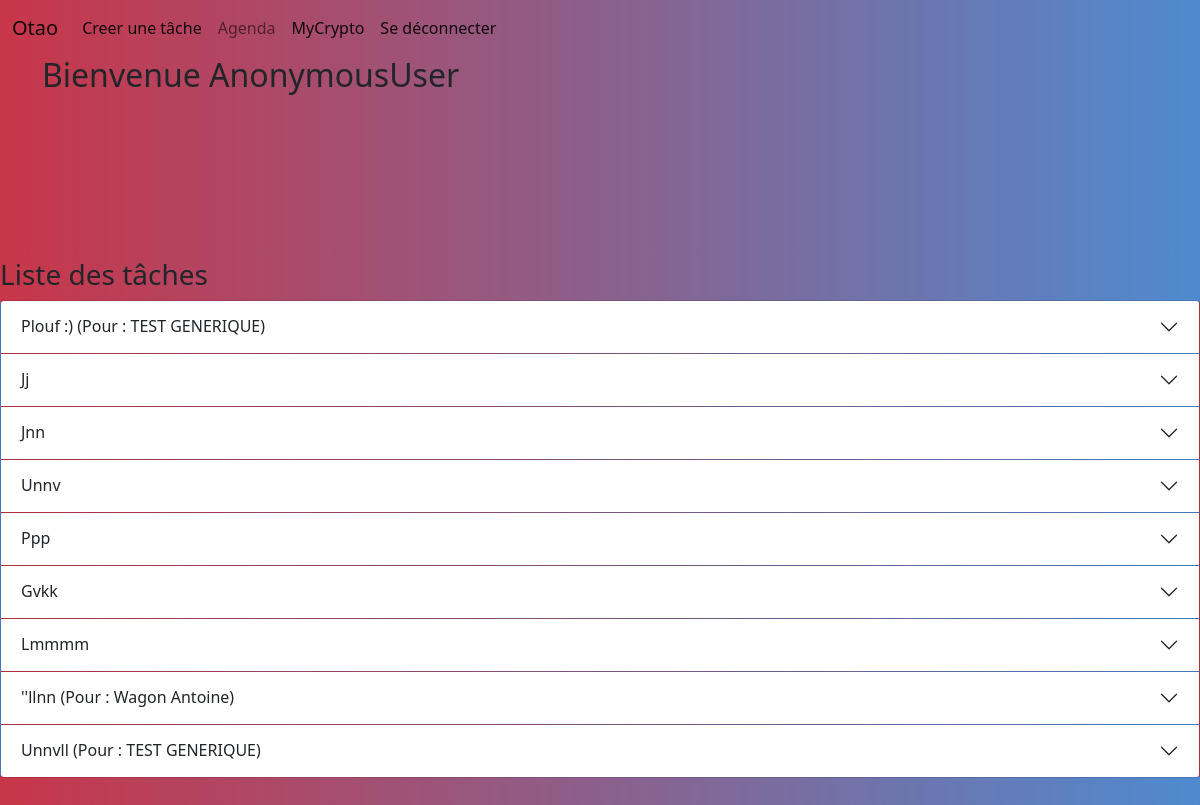
The page /HomeManager/ on the database as committed earlier.
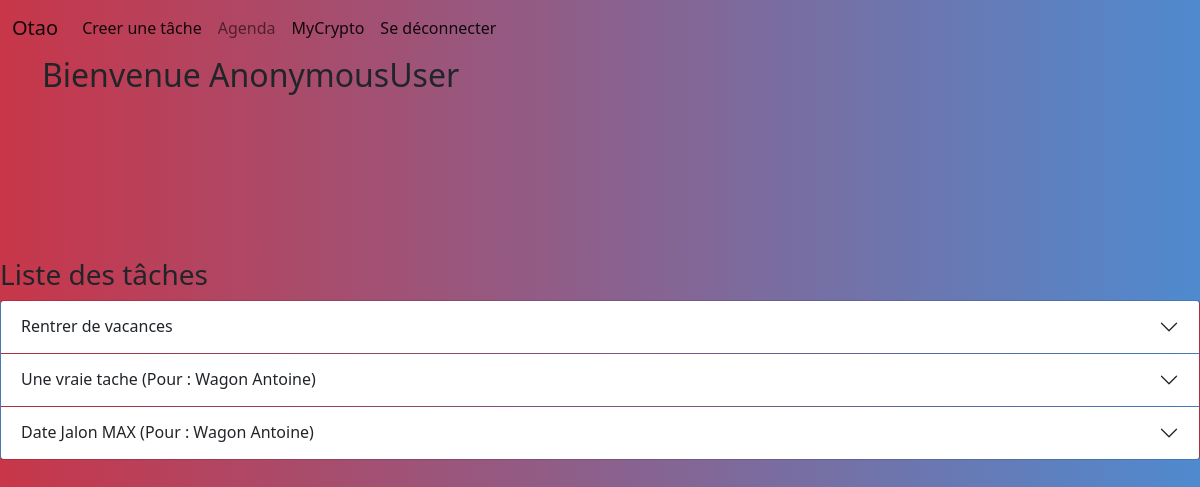
The same page on the database as committed later.
### HomeManager/models.py (models this page shows)
class Tache(models.Model):
    tache_text = models.CharField(max_length=120)
    creation_date = models.DateTimeField('Date de création')
    jalon_date = models.DateTimeField('Date Jalon de réalisation',default=timezone.datetime.max)
    commentaire_text = models.CharField(max_length=6000)
    priseEnChargePar_id = models.IntegerField(default=-1)
    creerPar_id =models.IntegerField(default=0)
    urgence_bool = models.BooleanField(default=False)
    codeTache_text = models.CharField(max_length=3)
    etat_text = models.CharField(max_length=2, default="EC")
    def __str__(self):
        if self.priseEnChargePar_id > 0:
            personne = Personne.objects.get(pk=self.priseEnChargePar_id)
            if personne:
                return f'{self.tache_text} (Pour : {personne.nom_text} {personne.prenom_text})'
        return self.tache_text
    def getCreerPar(self):
        if self.creerPar_id > 0:
            personne = Personne.objects.get(pk=self.creerPar_id)
            if personne:
                return f'{personne.nom_text} {personne.prenom_text}'
        return "Non renseigné"

### HomeManager/views.py (the view)
# urls.py: path('', views.index, name='index'),
def index(request):
	taches = Tache.objects.filter(Q(etat_text = 'EC') | Q(etat_text = 'EA'))\
	.order_by('jalon_date', 'creation_date')
	listTaches = []
	for tache in taches:
		optTache = {
		'strTache' : str(tache),
		'titre' : tache.tache_text,
		'commentaire' : tache.commentaire_text,
		'creerPar_text' : tache.getCreerPar(),
		'id' : tache.id,
		'dateJalon' : tache.jalon_date
		}
		listTaches.append(optTache)
	context = {
		'taches' : listTaches,
	}
	return render(request, 'HomeManager/index.html', context)

### HomeManager/templates/HomeManager/index.html (shortened to what this page needs)
{% extends "HomeManager/base.html" %}
{% block content %}
{% load static %}
<div class="container">
    <body>
        <h2>Bienvenue {{user}} </h2>
        <div class="text-center">
<iframe id="widget_autocomplete_preview" frameborder="0" src="https://meteofrance.com/widget/prevision/622740"> </iframe>
    </div>
        </div>
        <h3>Liste des tâches</h3>
        {% if taches %}
        <div class="accordion" id="accordionExample">
            {% for tache in taches %}
            <div class="accordion-item background">
                <h2 class="accordion-header" id="heading{{tache.id}}">
                    <button class="accordion-button collapsed" type="button" data-bs-toggle="collapse" data-bs-target="#collapse{{tache.id}}" aria-expanded="false" aria-controls="collapse{{tache.id}}">
                        {{ tache.strTache }}
                    </button>
                </h2>
            </div>
            {% endfor %}
        {% else %}
            <p>Aucune tâche en cours ! Bravo champion &#128540;</p>
        {% endif %}
        </div>
    </body>
{% endblock %}

Rows that differ between the two databases and show on the page:
removed Tache: strTache "Jj"
removed Tache: strTache "Jnn"
removed Tache: strTache "Unnv"
removed Tache: strTache "Ppp"
removed Tache: strTache "Gvkk"
removed Tache: strTache "Lmmmm"
added Tache: strTache "Rentrer de vacances"
Other text that changed with them:
new list line: "Une vraie tache (Pour : Wagon Antoine)"
new list line: "Date Jalon MAX (Pour : Wagon Antoine)"
list line gone: "Plouf :) (Pour : TEST GENERIQUE)"
list line gone: "''llnn (Pour : Wagon Antoine)"
list line gone: "Unnvll (Pour : TEST GENERIQUE)"
